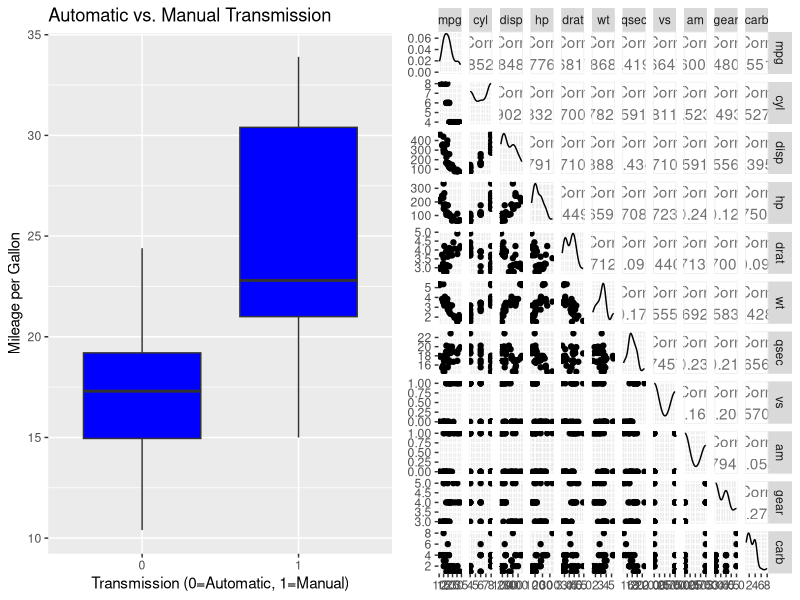

Here is the R script that generated this plot:
multiplot <- function(..., plotlist=NULL, file, cols=1, layout=NULL) {
  library(grid)
  
  # Make a list from the ... arguments and plotlist
  plots <- c(list(...), plotlist)
  
  numPlots = length(plots)
  
  # If layout is NULL, then use 'cols' to determine layout
  if (is.null(layout)) {
    # Make the panel
    # ncol: Number of columns of plots
    # nrow: Number of rows needed, calculated from # of cols
    layout <- matrix(seq(1, cols * ceiling(numPlots/cols)),
                     ncol = cols, nrow = ceiling(numPlots/cols))
  }
  
  if (numPlots==1) {
    print(plots[[1]])
    
  } else {
    # Set up the page
    grid.newpage()
    pushViewport(viewport(layout = grid.layout(nrow(layout), ncol(layout))))
    
    # Make each plot, in the correct location
    for (i in 1:numPlots) {
      # Get the i,j matrix positions of the regions that contain this subplot
      matchidx <- as.data.frame(which(layout == i, arr.ind = TRUE))
      
      print(plots[[i]], vp = viewport(layout.pos.row = matchidx$row,
                                      layout.pos.col = matchidx$col))
    }
  }
}
library(ggplot2)
library(GGally)
g <- ggplot(mtcars, aes(x = factor(am), y = mpg)) 
g <- g + ggtitle("Automatic vs. Manual Transmission")
g <- g + labs(x = "Transmission (0=Automatic, 1=Manual)", y = "Mileage per Gallon")
g <- g + geom_boxplot(fill="blue") 
g2 <- ggpairs(mtcars, diag=list(continuous="density", discrete="bar"), axisLabels="show")
multiplot(g,g2,cols=2)

